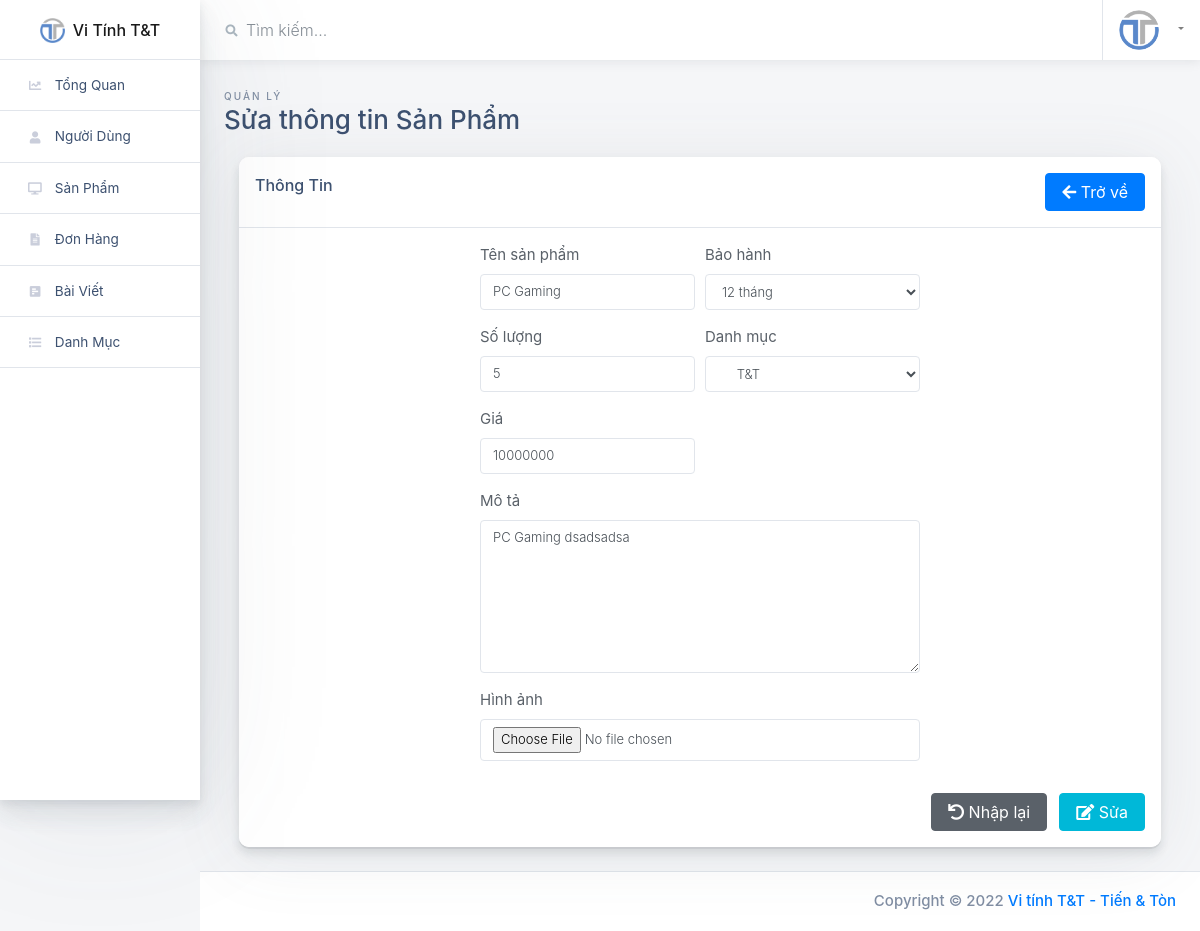
/admin/view/sua-sp.php?masp=5 (signed in), run on the app's committed database.
### tables this page shows
CREATE TABLE IF NOT EXISTS `sanpham` (
  `masp` int(10) NOT NULL AUTO_INCREMENT,
  `tensp` varchar(150) NOT NULL,
  `madmsp` int(10) NOT NULL,
  `baohanh` tinyint(2) NOT NULL,
  `soluong` int(10) NOT NULL,
  `dongia` double NOT NULL,
  `mota` varchar(500) DEFAULT NULL,
  `hinh` varchar(150) NOT NULL,
  PRIMARY KEY (`masp`),
  KEY `madmsp` (`madmsp`)
);

CREATE TABLE IF NOT EXISTS `danhmucsp` (
  `madmsp` int(10) NOT NULL AUTO_INCREMENT,
  `cap` tinyint(1) NOT NULL,
  `ten` varchar(20) NOT NULL,
  `madmspcha` int(10) DEFAULT NULL,
  PRIMARY KEY (`madmsp`)
);

### admin/model/database.php (called while the page is built, shortened)
<?php
class Database{
  private $servername;
  private $username;
  private $password;
  private $dbname;
  private static $conn;
  public function __construct(){
    $this->servername = "localhost";
    $this->username = "root";
    $this->password = "";
    $this->dbname = "vitinhtt";
    return self::$conn;
  }
  private function ketNoiDB(){
        try {
      self::$conn = new PDO("mysql:host=$this->servername;dbname=$this->dbname", $this->username, $this->password);
      self::$conn->setAttribute(PDO::ATTR_ERRMODE, PDO::ERRMODE_EXCEPTION);
      return self::$conn;
    } catch(PDOException $e) {
      echo "Connection failed: " . $e->getMessage();
      return false;
    }
  }
  public function huyKetNoiDB(){
    self::$conn = null;
  }
  public function timDanhSach($query){
    if(self::$conn != false){
      $stmt = self::$conn->prepare($query);
      $stmt->execute();
      $result = $stmt->setFetchMode(PDO::FETCH_ASSOC);
      if($result==true){
        return $stmt->fetchAll();
      }
    }
    return null;
  }
  public function timMotDoiTuong($query, $param = array()){
    if(self::$conn != false){
      $stmt = self::$conn->prepare($query);
      $stmt->execute($param);
      $result = $stmt->setFetchMode(PDO::FETCH_ASSOC);
      $arrDoiTuong=$stmt->fetchAll();
      $dem=count($arrDoiTuong);
      if($result==true && $dem>0){
        return $arrDoiTuong[0];
      }
    }
    return null;
  }public function timKiemSanPham($query, $param = array()){
    if(self::$conn != false){
      $stmt = self::$conn->prepare($query);
      $stmt->execute($param);
      $result = $stmt->setFetchMode(PDO::FETCH_ASSOC);
      if($result==true){
        return $stmt->fetchAll();
      }
    }
    return null;
  }
}
?>

### admin/model/sanpham.php (called while the page is built, shortened)
<?php
include_once 'database.php';
class SanPham{
    public function queryTimSanPhamTheoMa() {
        $query="SELECT * FROM sanpham WHERE masp=:masp ";
        return $query;
    }
}
?>

### admin/model/danhmucsp.php (called while the page is built, shortened)
<?php
class DanhMucSP
{
    public function queryLayDanhSach()
    {
        $query = "SELECT * FROM danhmucsp";
        return $query;
    }
}?>

### admin/view/sua-sp.php (the view, shortened to what this page needs)
<!doctype html>
<html class="no-js h-100" lang="en">
<head>
    <?php
  include 'layout/head.php'; ?>
</head>
<body class="h-100">
    <div class="container-fluid">
        <div class="row">
            <?php include 'layout/sidebar.php'; ?>
            <main class="main-content col-lg-10 col-md-9 col-sm-12 p-0 offset-lg-2 offset-md-3">
                <div class="main-navbar sticky-top bg-white">
                    <?php include 'layout/navbar.php'; ?>
                </div>
                <div class="main-content-container container-fluid px-4">
                    <div class="page-header row no-gutters py-4">
                        <div class="col-12 col-sm-4 text-center text-sm-left mb-0">
                            <span class="text-uppercase page-subtitle">Quản lý</span>
                            <h3 class="page-title">Sửa thông tin Sản Phẩm</h3>
                        </div>
                    </div>
                    <div class="col">
                        <div class="card card-small mb-4">
                            <div class="card-header border-bottom">
                                <div class="row">
                                    <div class="col-md-6">
                                        <h6 class="m-0">Thông Tin</h6>
                                    </div>
                                    <div class="col-md-6" style="text-align:right">
                                        <a href="ds-sp.php" class="mb-2 btn btn-primary mr-2 btn-font"
                                            style="margin:0 !important;"><i class="fas fa-arrow-left"></i> Trở về</a>
                                    </div>
                                </div>
                            </div>
                            <ul class="list-group list-group-flush">
                                <li class="list-group-item p-3">
                                    <div class="row">
                                        <div class="col">
                                            <?php
                      if (isset($_GET['masp'])) {
                        $maSanPhamCanSua = strip_tags($_GET['masp']);
                        include '../model/database.php';
                        include '../model/sanpham.php';
                        include '../model/danhmucsp.php';
                        $db = new Database();
                        $SanPham = new SanPham();
                        $query = $SanPham->queryTimSanPhamTheoMa();
                        $param = array(":masp"=>$maSanPhamCanSua);
                        $SanPhamCanSua = $db->timMotDoiTuong($query,$param);
                        if ($SanPhamCanSua != null) {
                          echo '
                              <form action="../controller/xuly-sp.php?masp=' . $SanPhamCanSua['masp'] . '" method="post" enctype="multipart/form-data">
                          <div class="form-row justify-content-md-center">
                          <div class="form-group col-md-3">
                            <label for="feTenSP">Tên sản phẩm</label>
                            <input type="text" class="form-control" name="txtTenSanPham" id="feTenSP" placeholder="Tên sản phẩm" value="' . $SanPhamCanSua['tensp'] . '" >
                          </div>
                          <div class="form-group col-md-3">
                            <label for="feBaoHanh">Bảo hành</label>
                            <select name="cbxBaoHanh" id="feBaoHanh" class="form-control">
                              <option value="' . $SanPhamCanSua['baohanh'] . '" selected>' . $SanPhamCanSua['baohanh'] . ' tháng</option>
                              <option value="1">01 tháng</option>
                              <option value="3">03 tháng</option>
                              <option value="6">06 tháng</option>
                              <option value="12">12 tháng</option>
                              <option value="24">24 tháng</option>
                              <option value="36">36 tháng</option>
                            </select>
                          </div>
                        </div>
                        <div class="form-row justify-content-md-center">
                            <div class="form-group col-md-3">
                              <label for="feSoLuong">Số lượng</label>
                              <input name="numSoLuong" type="number" class="form-control" id="feSoLuong" placeholder="Cái"  value="' . $SanPhamCanSua['soluong'] . '" >
                            </div>
                            <div class="form-group col-md-3">
                              <label for="feDanhMuc">Danh mục</label>
                              <select name="cbxDanhMuc" id="feDanhMuc" class="form-control">';
                          $DanhMucSP = new DanhMucSP();
                          $queryLayDanhSach = $DanhMucSP->queryLayDanhSach();
                          $arrDanhMucSP = $db->timDanhSach($queryLayDanhSach);
                          if (count($arrDanhMucSP) > 0) {
                            foreach ($arrDanhMucSP as $dmsp) {
                              echo '<option value="' . $dmsp['madmsp'] . '" ';
                              if ($SanPhamCanSua['madmsp'] == $dmsp['madmsp']) echo ' selected ';
                              if ($dmsp['madmspcha'] == null)  echo 'disabled>' . $dmsp['ten'] . '</option>';
                              else echo '>&nbsp;&nbsp;&nbsp;&nbsp;' . $dmsp['ten'] . '</option>';
                            }
                          }
                          echo '
                              </select>
                            </div>
                        </div>
                        <div class="form-row justify-content-md-center">
                          <div class="form-group col-md-3">
                                <label for="feGia">Giá</label>
                                <input name="numGia" type="number" class="form-control" id="feGia" placeholder="đ" value="' . $SanPhamCanSua['dongia'] . '" >
                          </div>
                          <div class="form-group col-md-3"></div>
                        </div>
                        <div class="form-row justify-content-md-center">
                              <div class="form-group col-md-6">
                                <label for="feGhiChu">Mô tả</label>
                                <textarea class="form-control" name="txtMoTa" rows="7" placeholder="Mô tả sản phẩm...">' . $SanPhamCanSua['mota'] . '</textarea>
                              </div>
                            </div>
                        <div class="form-row justify-content-md-center mb-3">
                          <div class="form-group col-md-6">
                            <label for="feHinhAnh">Hình ảnh</label>
                            <input name="fileHinh" type="file" class="form-control" id="feHinhAnh">
                          </div>
                        </div>
                        <div style="text-align:right;">
                          <a value="them" href="" class="btn btn-mb-2 btn btn-secondary mr-2 btn-font"><i class="fas fa-undo"></i> Nhập lại</a>
                          <button name="btnSua" value="sua" type="submit" class="btn btn-mb-2 btn btn-info mr-2 btn-font" style="margin:0 !important;"><i class="fas fa-edit"></i> Sửa</button>
                        </div>
                        </form>
                            ';
                        }
                      }
                      ?>
                                        </div>
                                    </div>
                                </li>
                            </ul>
                        </div>
                    </div>
                </div>
                <?php include 'layout/footer.php'; ?>
            </main>
        </div>
    </div>
</body>
</html>

### admin/view/styles/style.css (style rules this page uses)
.btn-font { font-size: 16px; }

### data on the page
sanpham: txtTenSanPham "PC Gaming", cbxBaoHanh "12 tháng", numSoLuong "5", cbxDanhMuc "T&T", numGia "10000000", txtMoTa "PC Gaming dsadsadsa"
